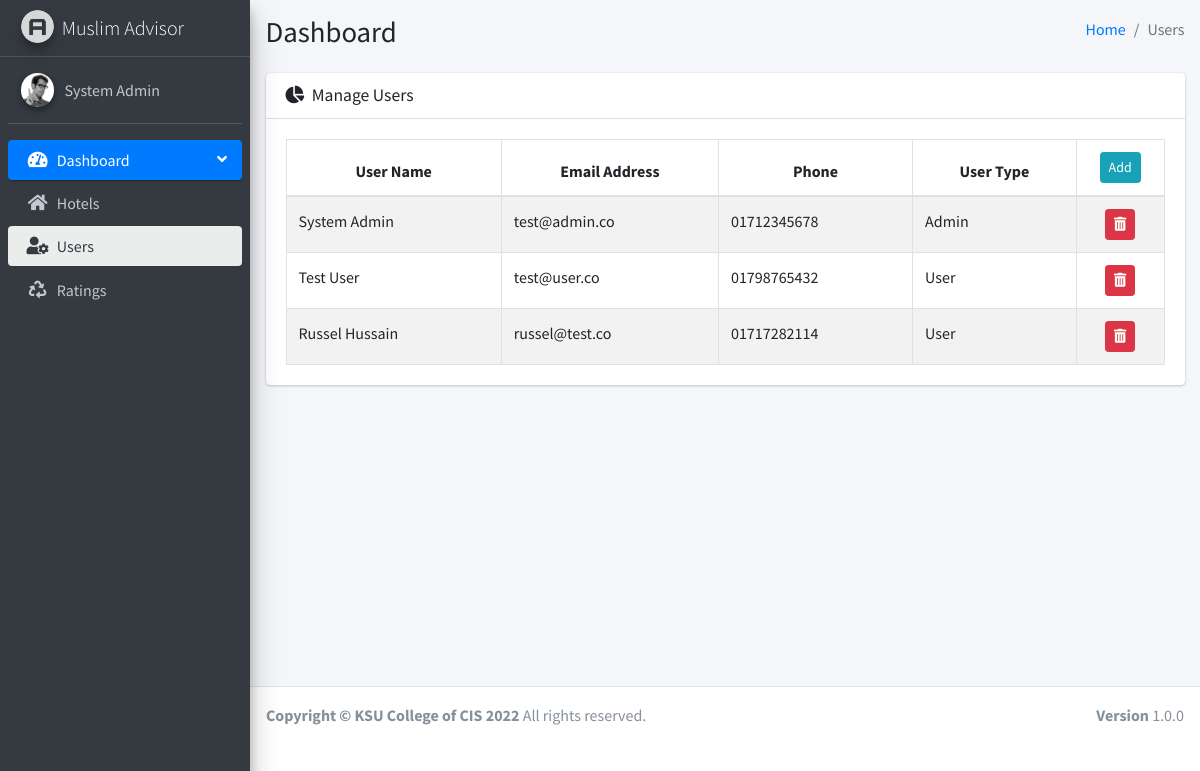
/hotel-review/?r=hotel/users (signed in), run on the app's committed database.
### tables this page shows
CREATE TABLE `users` (
  `id` int(11) NOT NULL,
  `name` varchar(50) NOT NULL,
  `email_address` varchar(100) NOT NULL,
  `phone` varchar(20) NOT NULL,
  `password` varchar(256) NOT NULL,
  `user_type` enum('Admin','User') NOT NULL DEFAULT 'User'
);

### app/config/Base.php (called while the page is built, shortened)
<?php
class Base {
    protected $root;
    public function __construct($path) {
        $this->root = $path;
    }
    public function load_admin($page, $_data = [], $_success = '', $_error = []){
        $data       = $_data;
        require_once "$this->root/admin/layout/main.php";
    }
}

### app/config/AppHelper.php (called while the page is built, shortened)
<?php
class AppHelper extends Base {
    public static function app(){
        return getenv('APP_URL');
    }
    public static function get_url($url){
        return self::app().'?r='.$url;
    }
    public static function getLoggedInUserInfo(){
        return Auth::getLoggedInUserInfo();
    }
    public static function isAdmin(){
        $user = (object)self::getLoggedInUserInfo();
        if($user->user_type == 'Admin')
            return true;
        return false;
    }
}

### app/config/Auth.php (called while the page is built, shortened)
<?php
trait Auth {
    public static function getLoggedInUserInfo(){
        if(isset($_SESSION['users']) && !empty($_SESSION['users'])){
            return $_SESSION['users'];
        }else{
            return [];
        }
    }
}

### app/config/DB.php (called while the page is built, shortened)
<?php
class DB extends Base {
    protected $db_host;
    protected $db_user;
    protected $db_password;
    protected $db_name;
    protected $con = '';
    protected $tableName;
    protected $columns = [];
    public function LoadDBInfo() {
        $this->db_host = getenv('DB_HOST');
        $this->db_user = getenv('DB_USERNAME');
        $this->db_password = getenv('DB_PASSWORD');
        $this->db_name = getenv('DB_DATABASE');
    }
    public function connectDb() {
        $this->con = new \MySQLi($this->db_host, $this->db_user, $this->db_password, $this->db_name);
        if(mysqli_connect_error()) {
            die("Failed to connect to MySQL: " . mysqli_connect_error());
        }else{
            return $this->con;
        }
    }
    public function getFields(){
        return implode(', ', $this->columns);
    }
    public function getJoin(){
        $join = '';
        return $join;
    }
    public function getCondition(){
        $condition = '';
        return $condition;
    }
    public function prepareGetQuery(){
        $fields = $this->getFields();
        $join = $this->getJoin();
        $condition = $this->getCondition();
        $query = "SELECT $fields FROM `$this->tableName`";
        return $query.';';
    }
    public function getAll(){
        $query = $this->prepareGetQuery();
        $result = $this->con->query($query);
        if($result->num_rows > 0) {
            $data = array();
            while ($row = $result->fetch_assoc()) {
                $data[] = $row;
            }
            return array(
                'status' => true,
                'data' => $data
            );
        }else{
            return array(
                'status' => false,
                'message' => 'No record found'
            );
        }
    }
}

### app/model/User.php (called while the page is built, shortened)
<?php
class User extends DB {
    protected $table = AppHelper::USERS_TABLE;
    public function __construct()
    {
        $this->tableName = $this->table;
    }
    function all($select = [], $condition = []){
        if($select)
            $this->columns = $select;
        else
            $this->columns = array('id', 'name', 'email_address', 'phone', 'user_type');
        $data = $this->getAll();
        if($data["status"])
            return $data["data"];
        return [];
    }
}

### admin/user.php (the view)
<?php
    $users = $data['users'];
?>
<div class="content-wrapper">
    <div class="content-header">
        <div class="container-fluid">
            <div class="row mb-2">
                <div class="col-sm-6">
                    <h1 class="m-0">Dashboard</h1>
                </div>
                <div class="col-sm-6">
                    <ol class="breadcrumb float-sm-right">
                        <li class="breadcrumb-item"><a href="#">Home</a></li>
                        <li class="breadcrumb-item active">Users</li>
                    </ol>
                </div>
            </div>
        </div>
    </div>
    <section class="content">
        <div class="container-fluid">
            <div class="row">
                <section class="col-lg-12 connectedSortable">
                    <div class="card">
                        <div class="card-header">
                            <h3 class="card-title">
                                <i class="fas fa-chart-pie mr-1"></i>
                                Manage Users
                            </h3>
                        </div>
                        <div class="card-body">
                            <table class="table table-bordered table-striped" id="users_table">
                                <thead class="text-center">
                                <tr>
                                    <th scope="col">User Name</th>
                                    <th scope="col">Email Address</th>
                                    <th scope="col">Phone</th>
                                    <th scope="col">User Type</th>
                                    <th scope="col">
                                        <a href="<?php echo \HR\HotelReview\config\AppHelper::get_url('hotel/create-user'); ?>" class="btn btn-sm btn-info">Add</a>
                                    </th>
                                </tr>
                                </thead>
                                <tbody>
                                    <?php
                                        foreach ($users as $user):
                                            $user = (object)$user;
                                    ?>
                                <tr id="tr_<?php echo $user->id;?>">
                                    <td><?php echo $user->name;?></td>
                                    <td><?php echo $user->email_address;?></td>
                                    <td><?php echo $user->phone;?></td>
                                    <td><?php echo $user->user_type;?></td>
                                    <td class="text-center" width="10%">
                                        <button class="btn btn-danger btn-sm user-delete" data-id = "<?php echo $user->id;?>" data-toggle="tooltip" data-placement="top" title="Delete"><i class="fa fa-trash-alt"></i></button>
                                    </td>
                                </tr>
                                    <?php endforeach;?>
                                </tbody>
                            </table>
                        </div>
                    </div>
                </section>
            </div>
        </div>
    </section>
</div>

### admin/layout/main.php (shortened to what this page needs)
<?php
$appUrl = AppHelper::app();
$user = (object)AppHelper::getLoggedInUserInfo();
$url = isset($_SERVER['REQUEST_URI']) ? $_SERVER['REQUEST_URI'] : '';
if($url) {
    $url = rtrim("$url", "/");
    $url = ltrim("$url", "/");
    $url = str_replace("?r=", "", $url);
    $url = explode("/", filter_var($url, FILTER_SANITIZE_URL));
    if ($_SERVER["HTTP_HOST"] == 'localhost' || $_SERVER["HTTP_HOST"] == '127.0.0.1') {
        $method = isset($url[2]) ? strtolower($url[2]) : 'index';
    } else {
        $method = isset($url[1]) ? strtolower($url[1]) : 'index';
    }
}
?>
<!DOCTYPE html>
<html lang="en">
<head>
    <link rel="stylesheet" href="<?php echo $appUrl;?>/plugins/fontawesome-free/css/all.min.css">
    <link rel="stylesheet" href="https://code.ionicframework.com/ionicons/2.0.1/css/ionicons.min.css">
    <link rel="stylesheet" href="<?php echo $appUrl;?>/plugins/tempusdominus-bootstrap-4/css/tempusdominus-bootstrap-4.min.css">
    <link rel="stylesheet" href="<?php echo $appUrl;?>/plugins/icheck-bootstrap/icheck-bootstrap.min.css">
    <link rel="stylesheet" href="<?php echo $appUrl;?>/plugins/jqvmap/jqvmap.min.css">
    <link rel="stylesheet" href="<?php echo $appUrl;?>/public/asset/admin/css/adminlte.min.css">
    <link rel="stylesheet" href="<?php echo $appUrl;?>/plugins/overlayScrollbars/css/OverlayScrollbars.min.css">
    <link rel="stylesheet" href="<?php echo $appUrl;?>/plugins/daterangepicker/daterangepicker.css">
    <link rel="stylesheet" href="<?php echo $appUrl;?>/plugins/summernote/summernote-bs4.min.css">
    <link rel="stylesheet" href="//cdn.jsdelivr.net/npm/alertifyjs@1.13.1/build/css/alertify.min.css"/>
    <link rel="stylesheet" href="//cdn.jsdelivr.net/npm/alertifyjs@1.13.1/build/css/themes/default.min.css"/>
</head>
<body class="hold-transition sidebar-mini layout-fixed">
<div class="wrapper">
    <aside class="main-sidebar sidebar-dark-primary elevation-4">
        <a href="<?php echo $appUrl;?>" class="brand-link">
            <img src="<?php echo $appUrl;?>/public/asset/admin/img/AdminLTELogo.png" alt="Logo" class="brand-image img-circle elevation-3" style="opacity: .8">
            <span class="brand-text font-weight-light">Muslim Advisor</span>
        </a>
        <div class="sidebar">
            <div class="user-panel mt-3 pb-3 mb-3 d-flex">
                <div class="image">
                    <img src="<?php echo $appUrl;?>/public/asset/admin/img/user2-160x160.jpg" class="img-circle elevation-2" alt="User Image">
                </div>
                <div class="info">
                    <a href="#" class="d-block"><?php echo $user->name;?></a>
                </div>
            </div>
            <nav class="mt-2">
                <ul class="nav nav-pills nav-sidebar flex-column" data-widget="treeview" role="menu" data-accordion="false">
                    <li class="nav-item menu-open">
                        <a href="#" class="nav-link active">
                            <i class="nav-icon fas fa-tachometer-alt"></i>
                            <p>
                                Dashboard
                                <i class="right fas fa-angle-left"></i>
                            </p>
                        </a>
                        <ul class="nav nav-treeview">
                            <li class="nav-item">
                                <a href="<?php echo \HR\HotelReview\config\AppHelper::get_url('hotel'); ?>" class="nav-link <?php if($method == 'index') echo 'active'; ?>">
                                    <i class="fa fa-home nav-icon"></i>
                                    <p>Hotels</p>
                                </a>
                            </li>
                            <?php if(AppHelper::isAdmin()):?>
                            <li class="nav-item">
                                <a href="<?php echo \HR\HotelReview\config\AppHelper::get_url('hotel/users'); ?>" class="nav-link <?php if($method == 'users') echo 'active'; ?>">
                                    <i class="fa fa-user-cog nav-icon"></i>
                                    <p>Users</p>
                                </a>
                            </li>
                            <li class="nav-item">
                                <a href="<?php echo \HR\HotelReview\config\AppHelper::get_url('hotel/ratings'); ?>" class="nav-link <?php if($method == 'ratings') echo 'active'; ?>">
                                    <i class="fa fa-recycle nav-icon"></i>
                                    <p>Ratings</p>
                                </a>
                            </li>
                            <?php endif;?>
                        </ul>
                    </li>
                </ul>
            </nav>
        </div>
    </aside>
        <?php include_once "$______content";?>
        <?php include_once 'footer.php';?>
</div>
</body>
</html>

### data on the page
users: name "System Admin", email_address "test@admin.co", phone "01712345678", user_type "Admin"
users: name "Test User", email_address "test@user.co", phone "01798765432", user_type "User"
users: name "Russel Hussain", email_address "russel@test.co", phone "01717282114", user_type "User"
